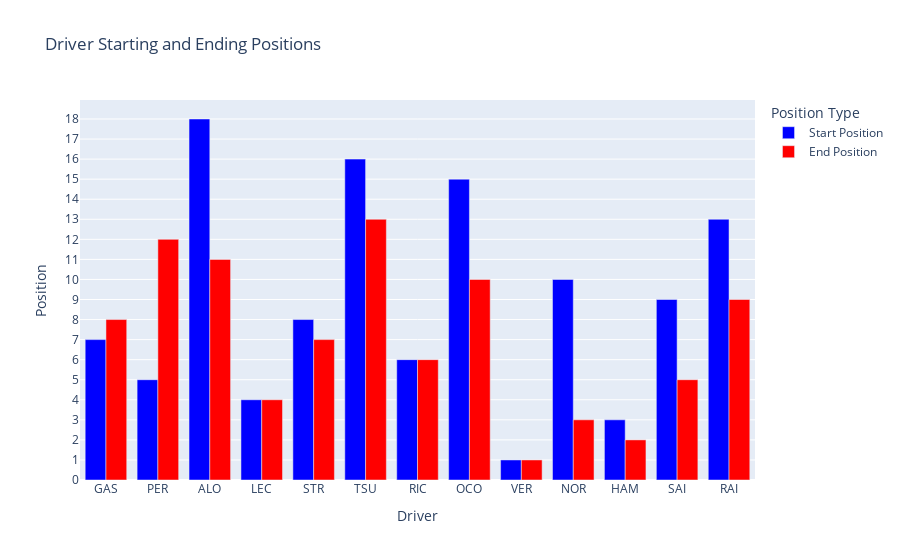

Notebook code for this chart:
### Markdown cell above
The scatter plot shows how different drivers managed their tire choices during the race in relation to changing weather conditions. It is clear of the distribution of tire compounds during different laps, where you can analyze how weather conditions influenced tire strategy. For example, the driver can use the wet compound during the lap when there is rainfall and predict when it is going to stop to then switch during their pit to have a better compound for when it is dry. It makes it so that drivers adapt their strategy based on the rain conditions. Understanding the impact of rain periods on tire selection can help with pit strategies in response to rain and other weather anomalies.

### Code cell
# Select relevant columns
start_end_positions = laps[['Driver', 'Position', 'LapNumber']].copy()

# Get starting positions 
start_positions = start_end_positions[start_end_positions['LapNumber'] == 1].rename(columns={'Position': 'Start Position'})

# Get ending positions 
end_positions = start_end_positions[start_end_positions['LapNumber'] == laps['LapNumber'].max()].rename(columns={'Position': 'End Position'})

# Merge start and end positions
positions = pd.merge(start_positions[['Driver', 'Start Position']], 
                     end_positions[['Driver', 'End Position']], 
                     on='Driver')

# Create the bar chart
fig = go.Figure()

# Add bars for starting positions
fig.add_trace(go.Bar(
    x=positions['Driver'],
    y=positions['Start Position'],
    name='Start Position',
    marker_color='blue'
))

# Add bars for ending positions
fig.add_trace(go.Bar(
    x=positions['Driver'],
    y=positions['End Position'],
    name='End Position',
    marker_color='red'
))

# Update layout
fig.update_layout(
    title='Driver Starting and Ending Positions',
    xaxis_title='Driver',
    yaxis_title='Position',
    barmode='group',
    legend_title='Position Type',
    yaxis=dict(dtick=1)  
)


fig.show()

### Figure 1 — Plotly figure (JSON) as saved in the notebook; plotly's stock layout.template omitted (floating-point values rounded to 4 significant figures)
{"data": [{"marker": {"color": "blue"}, "name": "Start Position", "type": "bar", "x": ["GAS", "PER", "ALO", "LEC", "STR", "TSU", "RIC", "OCO", "VER", "NOR", "HAM", "SAI", "RAI"], "y": [7, 5, 18, 4, 8, 16, 6, 15, 1, 10, 3, 9, 13]}, {"marker": {"color": "red"}, "name": "End Position", "type": "bar", "x": ["GAS", "PER", "ALO", "LEC", "STR", "TSU", "RIC", "OCO", "VER", "NOR", "HAM", "SAI", "RAI"], "y": [8, 12, 11, 4, 7, 13, 6, 10, 1, 3, 2, 5, 9]}], "layout": {"barmode": "group", "legend": {"title": {"text": "Position Type"}}, "title": {"text": "Driver Starting and Ending Positions"}, "xaxis": {"title": {"text": "Driver"}}, "yaxis": {"dtick": 1, "title": {"text": "Position"}}}}
